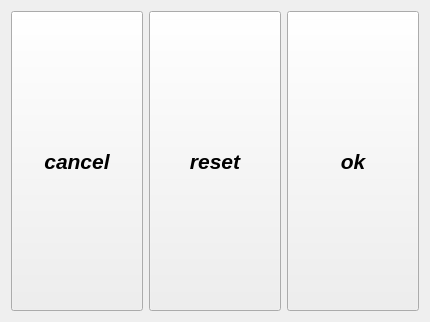
<?xml version="1.0" encoding="UTF-8"?>
<ui version="4.0">
 <class>HLayout</class>
 <widget class="QWidget" name="HLayout">
  <property name="geometry">
   <rect>
    <x>0</x>
    <y>0</y>
    <width>430</width>
    <height>322</height>
   </rect>
  </property>
  <property name="windowTitle">
   <string>HLayout</string>
  </property>
  <layout class="QHBoxLayout" name="horizontalLayout">
   <item>
    <widget class="QPushButton" name="btnCancel">
     <property name="sizePolicy">
      <sizepolicy hsizetype="Minimum" vsizetype="Preferred">
       <horstretch>0</horstretch>
       <verstretch>0</verstretch>
      </sizepolicy>
     </property>
     <property name="font">
      <font>
       <pointsize>16</pointsize>
       <weight>75</weight>
       <italic>true</italic>
       <bold>true</bold>
       <underline>false</underline>
       <strikeout>false</strikeout>
      </font>
     </property>
     <property name="text">
      <string>cancel</string>
     </property>
     <property name="checkable">
      <bool>false</bool>
     </property>
    </widget>
   </item>
   <item>
    <widget class="QPushButton" name="btnReset">
     <property name="sizePolicy">
      <sizepolicy hsizetype="Minimum" vsizetype="Preferred">
       <horstretch>0</horstretch>
       <verstretch>0</verstretch>
      </sizepolicy>
     </property>
     <property name="font">
      <font>
       <pointsize>16</pointsize>
       <weight>75</weight>
       <italic>true</italic>
       <bold>true</bold>
       <underline>false</underline>
       <strikeout>false</strikeout>
      </font>
     </property>
     <property name="text">
      <string>reset</string>
     </property>
     <property name="checkable">
      <bool>false</bool>
     </property>
    </widget>
   </item>
   <item>
    <widget class="QPushButton" name="btnOk">
     <property name="sizePolicy">
      <sizepolicy hsizetype="Minimum" vsizetype="Preferred">
       <horstretch>0</horstretch>
       <verstretch>0</verstretch>
      </sizepolicy>
     </property>
     <property name="font">
      <font>
       <pointsize>16</pointsize>
       <weight>75</weight>
       <italic>true</italic>
       <bold>true</bold>
       <underline>false</underline>
       <strikeout>false</strikeout>
      </font>
     </property>
     <property name="text">
      <string>ok</string>
     </property>
     <property name="checkable">
      <bool>false</bool>
     </property>
    </widget>
   </item>
  </layout>
 </widget>
 <layoutdefault spacing="6" margin="11"/>
 <resources/>
 <connections/>
</ui>
